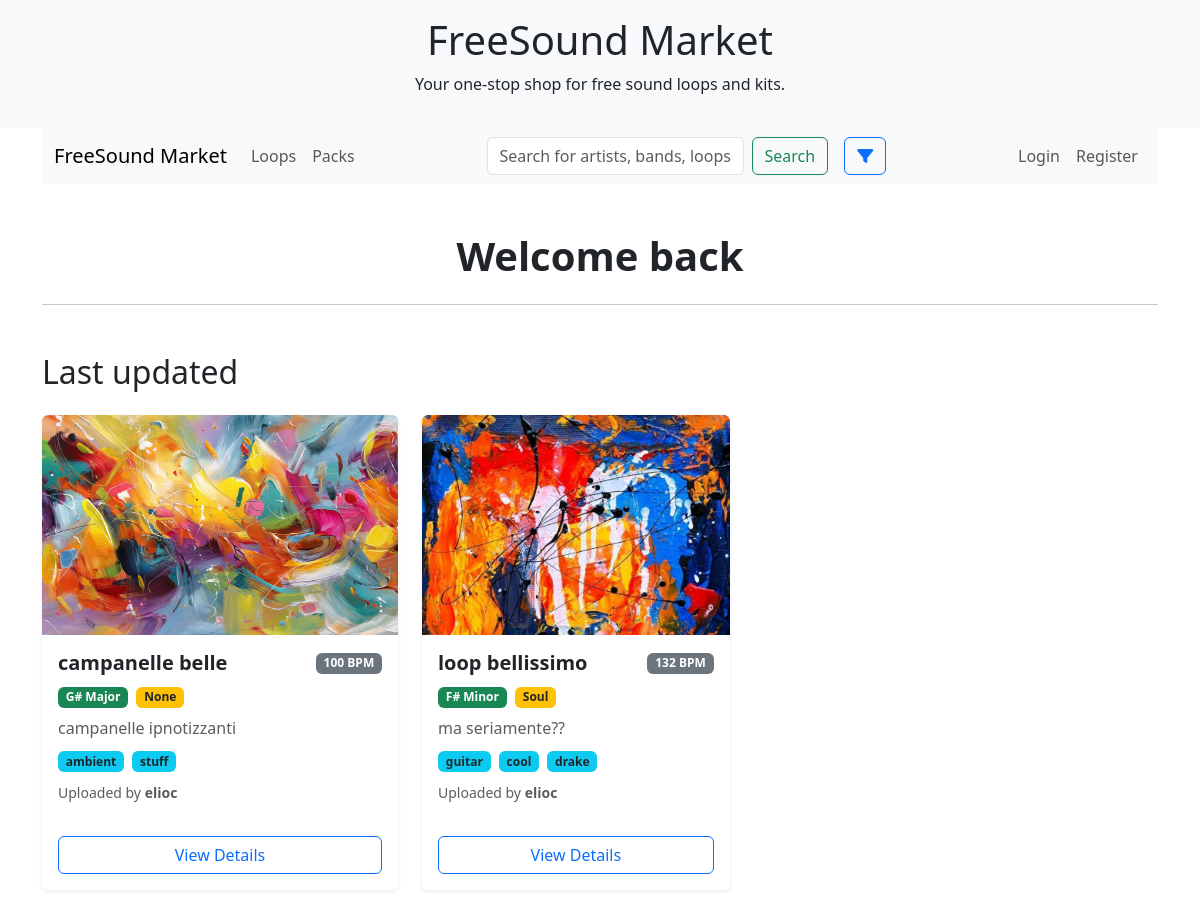
The page / on the database its author committed.
### app/models.py (models this page shows, shortened)
class UploadableItem(models.Model):
    user = models.ForeignKey(User, on_delete=models.CASCADE)
    title = models.CharField(max_length=255)
    description = models.TextField(blank=True, null=True)
    cover_image = models.ImageField(
        validators=[validate_image_extension, validate_coverimage_size]
    )
    tags = models.ManyToManyField(Tag, related_name='items_%(class)s', blank=True)
    uploaded_at = models.DateTimeField(auto_now_add=True)
    likes = models.ManyToManyField(User, related_name='likes_%(class)s', blank=True)
    class Meta:
        abstract = True

class Loop(UploadableItem):
    audio_file = models.FileField(
        upload_to=loop_audio_upload_path,
        validators=[validate_audio_extension, validate_fileMB_size_10]
    )
    key = models.CharField(max_length=10, choices=KEY_CHOICES, blank=True, null=True)
    bpm = models.PositiveIntegerField(
            blank=True,
            null=True,
            validators=[
                MinValueValidator(0),
                MaxValueValidator(999)
            ]
        )
    genre = models.ForeignKey(Genre, on_delete=models.SET_NULL, null=True, blank=True)
    time_signature_num = models.PositiveIntegerField(blank=True, null=True, default=4)
    time_signature_den = models.PositiveIntegerField(blank=True, null=True, default=4)

class Tag(models.Model):
    name = models.CharField(max_length=50, unique=True)
    def __str__(self):
        return self.name

class Genre(models.Model):
    name = models.CharField(max_length=50, unique=True)
    def __str__(self):
        return self.name

### app/views.py (the view)
# urls.py: 2. Add a URL to urlpatterns:  path('', views.home, name='home')
def home(request, *args, **kwargs):
    tmp_name = "home.html"
    uploads = get_ordered_loads()
    cleaned_data = {
            'title': request.GET.get('title', ''),
            'tags': request.GET.getlist('tags'),
            'key': request.GET.get('key'),
            'bpm_min': request.GET.get('bpm_min'),
            'bpm_max': request.GET.get('bpm_max'),
            'genre': request.GET.get('genre'),
            'upload_type': request.GET.get('upload_type', '')
    }
    title = cleaned_data.get('title')
    if title:
        title_decoded = unquote_plus(title)
        uploads = [upload for upload in uploads if title_decoded.lower() in str(upload['obj'].title).lower()]
    selected_tags = cleaned_data.get('tags')
    if selected_tags:
        selected_tags = [str(tag) for tag in selected_tags]
        uploads = [
            upload for upload in uploads
            if any(str(tag.id) in selected_tags for tag in upload['obj'].tags.all())
        ]
    key = cleaned_data.get('key')
    if key and key != '':
        key_decoded = unquote_plus(key)
        uploads = [upload for upload in uploads if str(upload['obj'].key) == str(key_decoded)]
    bpm_min = cleaned_data.get('bpm_min')
    bpm_max = cleaned_data.get('bpm_max')
    try:
        if bpm_min is not None and bpm_min != '':
            bpm_min = int(bpm_min)
            uploads = [upload for upload in uploads if int(getattr(upload['obj'], 'bpm', 0)) >= bpm_min]
        if bpm_max is not None and bpm_max != '':
            bpm_max = int(bpm_max)
            uploads = [upload for upload in uploads if int(getattr(upload['obj'], 'bpm', 0)) <= bpm_max]
    except ValueError:
        pass
    genre = cleaned_data.get('genre')
    if genre and genre != '':
        uploads = [upload for upload in uploads if str(getattr(upload['obj'], 'genre', '')) == str(genre)]
    upload_type = cleaned_data.get('upload_type')
    if upload_type and upload_type != '':
        uploads = [upload for upload in uploads if upload['type'].lower() == upload_type.lower()]
    context = {
        'uploads': uploads,
        'is_filtered': any(param in request.GET for param in cleaned_data.keys())
    }
    return render(request, tmp_name, context)

### app/forms.py
class SearchForm(forms.Form):
    title = forms.CharField(
        required=False,
        max_length=100,
        widget=forms.TextInput(attrs={'class': 'form-control', 'placeholder': 'Search for artists, bands, loops and samplepacks'}),
    )

class FilterForm(forms.Form):
    tags = forms.ModelMultipleChoiceField(
        queryset=Tag.objects.all(),
        widget=forms.SelectMultiple(attrs={'class': 'form-control select2', 'style': 'width:100%;'}),
        required=False,
        label="Tags",
        help_text="Select one or more"
    )
    key = forms.ChoiceField(
        choices=[('', 'All')] + KEY_CHOICES,
        required=False,
        widget=forms.Select(attrs={'class': 'form-select'})
    )
    bpm_min = forms.IntegerField(
        required=False,
        widget=forms.NumberInput(attrs={'class': 'form-control', 'placeholder': 'BPM Min'})
    )
    bpm_max = forms.IntegerField(
        required=False,
        widget=forms.NumberInput(attrs={'class': 'form-control', 'placeholder': 'BPM Max'})
    )
    genre = forms.ModelChoiceField(
        queryset=Genre.objects.all(),
        required=False,
        empty_label="All",
        widget=forms.Select(attrs={'class': 'form-select'})
    )
    upload_type = forms.ChoiceField(
        choices=[('', 'All'), ('loop', 'Loop'), ('samplepack', 'Sample Pack')],
        required=False,
        widget=forms.Select(attrs={'class': 'form-select'}),
    )

### app/context_processors.py (called while the page is built)
def global_forms(request):
    return {
        "searchForm": SearchForm(request.GET or None),
        "filterForm": FilterForm(request.GET or None)
    }

### app/utils.py (called while the page is built)
def get_ordered_loads(u=None):
    from .models import Loop, SamplePack  # Import locale per evitare circular imports
    lista_modello1 = Loop.objects.all()
    lista_modello2 = SamplePack.objects.all()
    if u:
        lista_modello1 = lista_modello1.filter(user=u)
        lista_modello2 = lista_modello2.filter(user=u)
    caricamenti = []
    for obj in chain(lista_modello1, lista_modello2):
        caricamenti.append({
            'obj': obj,
            'modeltype': obj.__class__.__name__,
        })
    caricamenti_ordinati = sorted(caricamenti, key=lambda x: x['obj'].uploaded_at, reverse=True)
    return caricamenti_ordinati

### templates/home.html (shortened to what this page needs)
{% extends "base.html" %}
{% block content %}
    <div class="container">
        {% if is_filtered %}
            <h1 class="text-center mt-5 mb-4 fw-bold">Results found</h1>
        {% else %}
            <h1 class="text-center mt-5 mb-4 fw-bold">Welcome back {{ user.username }}</h1>
            <hr class="mb-5">
            <h2 class="mb-4">Last updated</h2>
        {% endif %}
        <div class="row">
            {% for item in uploads %}
                <div class="col-md-6 col-lg-4 mb-4 d-flex align-items-stretch">
                    <div class="card shadow-sm h-100 border-0">
                        <img src="{{ item.obj.cover_image.url }}" class="card-img-top img-fluid rounded-top" style="object-fit: cover; height: 220px;" alt="{{ item.obj.title }}">
                        <div class="card-body d-flex flex-column">
                            <div class="d-flex justify-content-between align-items-center mb-2">
                                <h5 class="card-title fw-semibold text-dark mb-0">{{ item.obj.title }}</h5>
                                <span class="badge bg-secondary">{{ item.obj.bpm }} BPM</span>
                            </div>
                            <div class="mb-2">
                                <span class="badge bg-success me-1">{{ item.obj.key }}</span>
                                <span class="badge bg-warning text-dark me-1">{{ item.obj.genre }}</span>
                            </div>
                            <p class="card-text text-muted mb-2">{{ item.obj.description|truncatewords:20 }}</p>
                            <div class="mb-2">
                                {% if item.obj.tags.all %}
                                    <div>
                                        {% for tag in item.obj.tags.all %}
                                            <span class="badge bg-info text-dark me-1">{{ tag.name }}</span>
                                        {% endfor %}
                                    </div>
                                {% endif %}
                            </div>
                            <p class="card-text mt-auto"><small class="text-muted">Uploaded by <span class="fw-bold">{{ item.obj.user.username }}</span></small></p>
                            <a href="{% url 'uploadable_detail' modeltype=item.modeltype pk=item.obj.id %}" class="btn btn-outline-primary mt-3">View Details</a>
                        </div>
                    </div>
                </div>
            {% empty %}
                <div class="col-12">
                    <div class="alert alert-info text-center">No uploads found.</div>
                </div>
            {% endfor %}
        </div>
    </div>
{% endblock %}

### rows shown on the page
Loop: obj.cover_image (picture), obj "campanelle belle", obj.bpm "100", obj.key "G# Major", obj.genre "None", obj.description "campanelle ipnotizzanti", obj.user.username "elioc"
Tag: name "ambient"
Tag: name "stuff"
Loop: obj.cover_image (picture), obj "loop bellissimo", obj.bpm "132", obj.key "F# Minor", obj.genre "Soul", obj.description "ma seriamente??", obj.user.username "elioc"
Tag: name "guitar"
Tag: name "cool"
Tag: name "drake"
